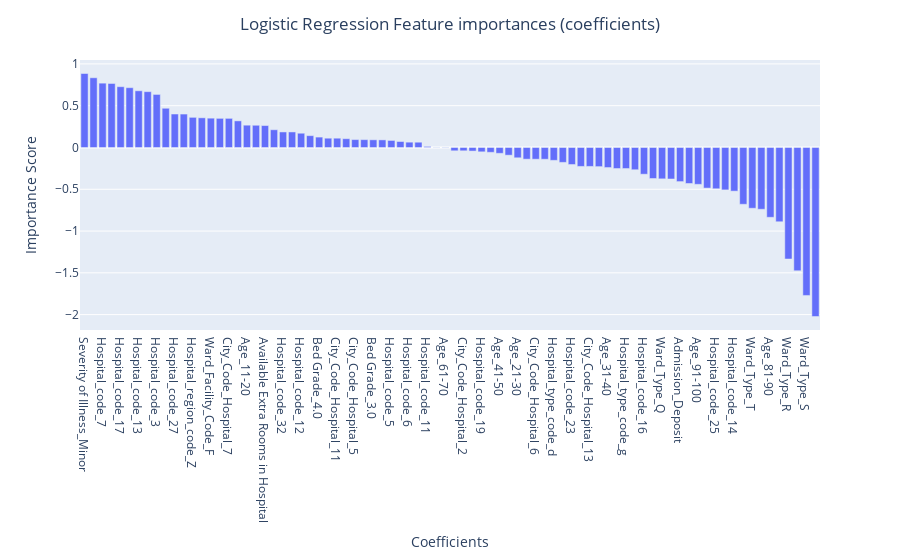

The cell this chart's notebook holds for it:
### Code cell
#define model

# get importance
feature_importance = log_reg.coef_[0]

# summarize feature importance
print("Top 10 Important Features for Logistic Regression\n")
print("Attribute".center(35),"Absolute Importance".center(35), sep = "\t")
print("--------------------".center(35),"--------------------".center(35), sep = "\t")
for importance, name in sorted(zip(abs(feature_importance), X_train.columns),reverse=True)[:10]:
    print (name.center(35), format(importance,'.2f').center(35), sep = "\t")
    
# plot feature importance
importances = pd.DataFrame(data={
    'Attribute': X_train.columns,
    'Importance': feature_importance
})
importances = importances.sort_values(by='Importance', ascending=False) 
fig9 = px.bar(importances, x='Attribute', y='Importance', labels={
    'Attribute':'Coefficients',
    'Importance':'Importance Score'
})

fig9.update_layout(title="Logistic Regression Feature importances (coefficients)",title_x=0.5)
fig9.show()

py.plot(fig9, filename = "Logistic Regression Feature importances (coefficients)",  auto_open = False)

### Figure 1 — Plotly figure (JSON) as saved in the notebook; plotly's stock layout.template omitted (floating-point values rounded to 4 significant figures)
{"data": [{"alignmentgroup": "True", "hovertemplate": "Coefficients=%{x}<br>Importance Score=%{y}<extra></extra>", "legendgroup": "", "marker": {"color": "#636efa", "pattern": {"shape": ""}}, "name": "", "offsetgroup": "", "orientation": "v", "showlegend": false, "textposition": "auto", "type": "bar", "x": ["Severity of Illness_Minor", "Hospital_code_4", "Hospital_code_7", "Hospital_code_24", "Hospital_code_17", "City_Code_Hospital_4", "Hospital_code_13", "Hospital_code_31", "Hospital_code_3", "Ward_Facility_Code_E", "Hospital_code_27", "Hospital_region_code_Y", "Hospital_region_code_Z", "Severity of Illness_Moderate", "Ward_Facility_Code_F", "Ward_Facility_Code_C", "City_Code_Hospital_7", "Hospital_code_20", "Age_11-20", "City_Code_Hospital_3", "Available Extra Rooms in Hospital", "City_Code_Hospital_10", "Hospital_code_32", "Hospital_type_code_f", "Hospital_code_12", "Hospital_type_code_e", "Bed Grade_4.0", "Hospital_code_28", "City_Code_Hospital_11", "City_Code_Hospital_9", "City_Code_Hospital_5", "Age_51-60", "Bed Grade_3.0", "Ward_Facility_Code_B", "Hospital_code_5", "Hospital_type_code_b", "Hospital_code_6", "Hospital_code_15", "Hospital_code_11", "Ward_Type_U", "Age_61-70", "Ward_Facility_Code_D", "City_Code_Hospital_2", "Bed Grade_2.0", "Hospital_code_19", "Hospital_code_21", "Age_41-50", "Hospital_code_10", "Age_21-30", "Hospital_code_9", "City_Code_Hospital_6", "Department_anesthesia", "Hospital_type_code_d", "Hospital_type_code_c", "Hospital_code_23", "Hospital_code_18", "City_Code_Hospital_13", "Hospital_code_30", "Age_31-40", "Hospital_code_22", "Hospital_type_code_g", "Department_radiotherapy", "Hospital_code_16", "Hospital_code_26", "Ward_Type_Q", "Age_71-80", "Admission_Deposit", "Hospital_code_8", "Age_91-100", "Department_gynecology", "Hospital_code_25", "Hospital_code_2", "Hospital_code_14", "Type of Admission_Urgent", "Ward_Type_T", "Department_surgery", "Age_81-90", "Hospital_code_29", "Ward_Type_R", "Type of Admission_Trauma", "Ward_Type_S", "Visitors with Patient"], "xaxis": "x", "y": [0.8855, 0.8344, 0.77, 0.766, 0.7275, 0.7157, 0.6786, 0.6681, 0.635, 0.4695, 0.4006, 0.4001, 0.3608, 0.3552, 0.351, 0.3487, 0.3487, 0.3187, 0.2671, 0.266, 0.2625, 0.2124, 0.1861, 0.1861, 0.1708, 0.1416, 0.1246, 0.1114, 0.1114, 0.1053, 0.09478, 0.09384, 0.09202, 0.09106, 0.08437, 0.07177, 0.06375, 0.06319, 0.01284, 0.001883, -0.003029, -0.03961, -0.03961, -0.04274, -0.05193, -0.05758, -0.06982, -0.09207, -0.1232, -0.1397, -0.14, -0.1405, -0.1539, -0.1781, -0.2038, -0.2266, -0.2266, -0.229, -0.2399, -0.2516, -0.2516, -0.2664, -0.3196, -0.3711, -0.3752, -0.3771, -0.4081, -0.4309, -0.441, -0.4857, -0.4938, -0.5073, -0.5225, -0.6794, -0.727, -0.7392, -0.8354, -0.8887, -1.335, -1.476, -1.77, -2.023], "yaxis": "y"}], "layout": {"barmode": "relative", "legend": {"tracegroupgap": 0}, "margin": {"t": 60}, "title": {"text": "Logistic Regression Feature importances (coefficients)", "x": 0.5}, "xaxis": {"anchor": "y", "domain": [0, 1], "title": {"text": "Coefficients"}}, "yaxis": {"anchor": "x", "domain": [0, 1], "title": {"text": "Importance Score"}}}}
